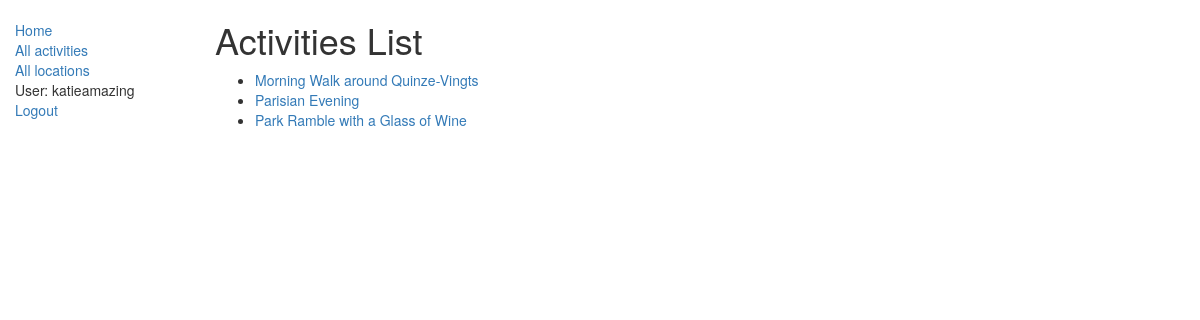
Page /catalog/activities/ (signed in) on the committed database.
### catalog/models.py (models this page shows, shortened)
class Activity(models.Model):
    title = models.CharField(max_length=200)
    summary = models.TextField(max_length=1000, help_text='Enter a brief description of the activity.')
    cost = models.IntegerField(help_text='Enter an approximate median cost for this activity.')
    duration = models.IntegerField(help_text='Enter an approximate number of hours this activity might take.')
    author = models.ForeignKey(User, on_delete=models.SET_NULL, null=True)
    location = models.ManyToManyField(Location, help_text='Select a location for this activity.')
    tag = models.ManyToManyField(Tag, help_text='Enter a tag for this activity to help people find it.')
    def get_absolute_url(self):
        return reverse('activity-detail', args=[str(self.id)])

### catalog/views.py (the view)
class ActivityListView(generic.ListView):
    model = Activity

### catalog/templates/catalog/activity_list.html
{% extends "base_generic.html" %}
{% block content %}
    <h1>Activities List</h1>
    {% if activity_list %}
    <ul>
      {% for activity in activity_list %}
      <li>
        <a href="{{ activity.get_absolute_url }}">{{ activity.title }}</a>
      </li>
      {% endfor %}
    </ul>
    {% else %}
      <p>There are no activities available yet. Can you think of a fun adventure to add?</p>
    {% endif %}
{% endblock %}

### catalog/templates/base_generic.html (shortened to what this page needs)
<!DOCTYPE html>
<html lang="en">
<head>
  <link rel="stylesheet" href="https://maxcdn.bootstrapcdn.com/bootstrap/3.3.7/css/bootstrap.min.css">
  {% load static %}
  <link rel="stylesheet" href="{% static 'css/styles.css' %}">
</head>
<body>
  <div class="container-fluid">
    <div class="row">
      <div class="col-sm-2">
      {% block sidebar %}
      <ul class="sidebar-nav">
          <li><a href="{% url 'index' %}">Home</a></li>
          <li><a href="{% url 'activities' %}">All activities</a></li>
          <li><a href="{% url 'locations' %}">All locations</a></li>
          {% if user.is_authenticated %}
            <li>User: {{ user.get_username }}</li>
            <li><a href="{% url 'logout'%}?next={{request.path}}">Logout</a></li>
          {% else %}
            <li><a href="{% url 'login'%}?next={{request.path}}">Login</a></li>
          {% endif %}
      </ul>
     {% endblock %}
      </div>
      <div class="col-sm-10 ">
      {% block content %}{% endblock %}
      </div>
    </div>
  </div>
</body>
</html>

### catalog/static/css/styles.css (style rules this page uses)
.sidebar-nav { margin-top: 20px; padding: 0; list-style: none; }

### rows in the picture
Activity: title "Morning Walk around Quinze-Vingts"
Activity: title "Parisian Evening"
Activity: title "Park Ramble with a Glass of Wine"

### other values in the picture
{{ user.get_username }} "katieamazing"
